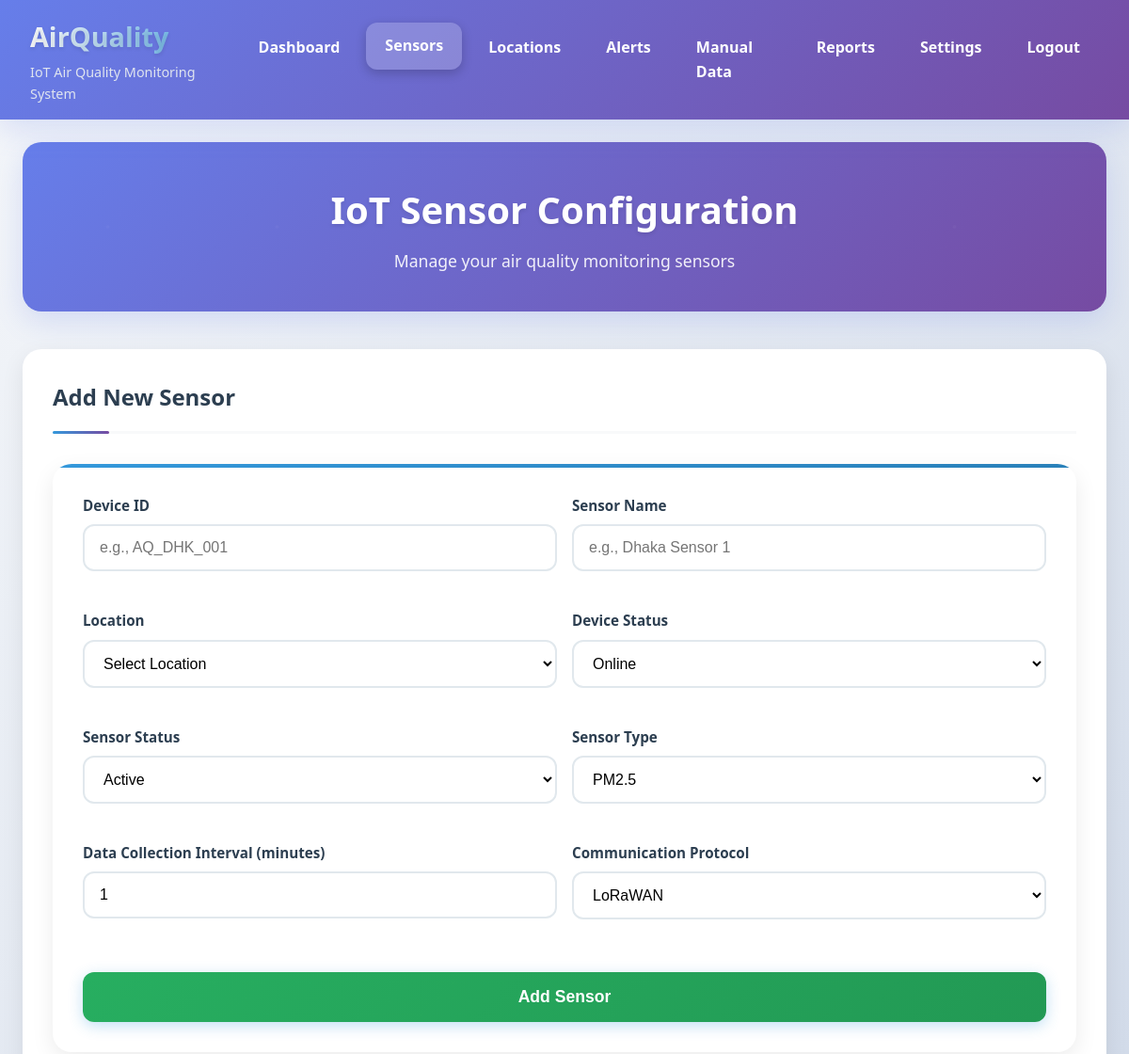
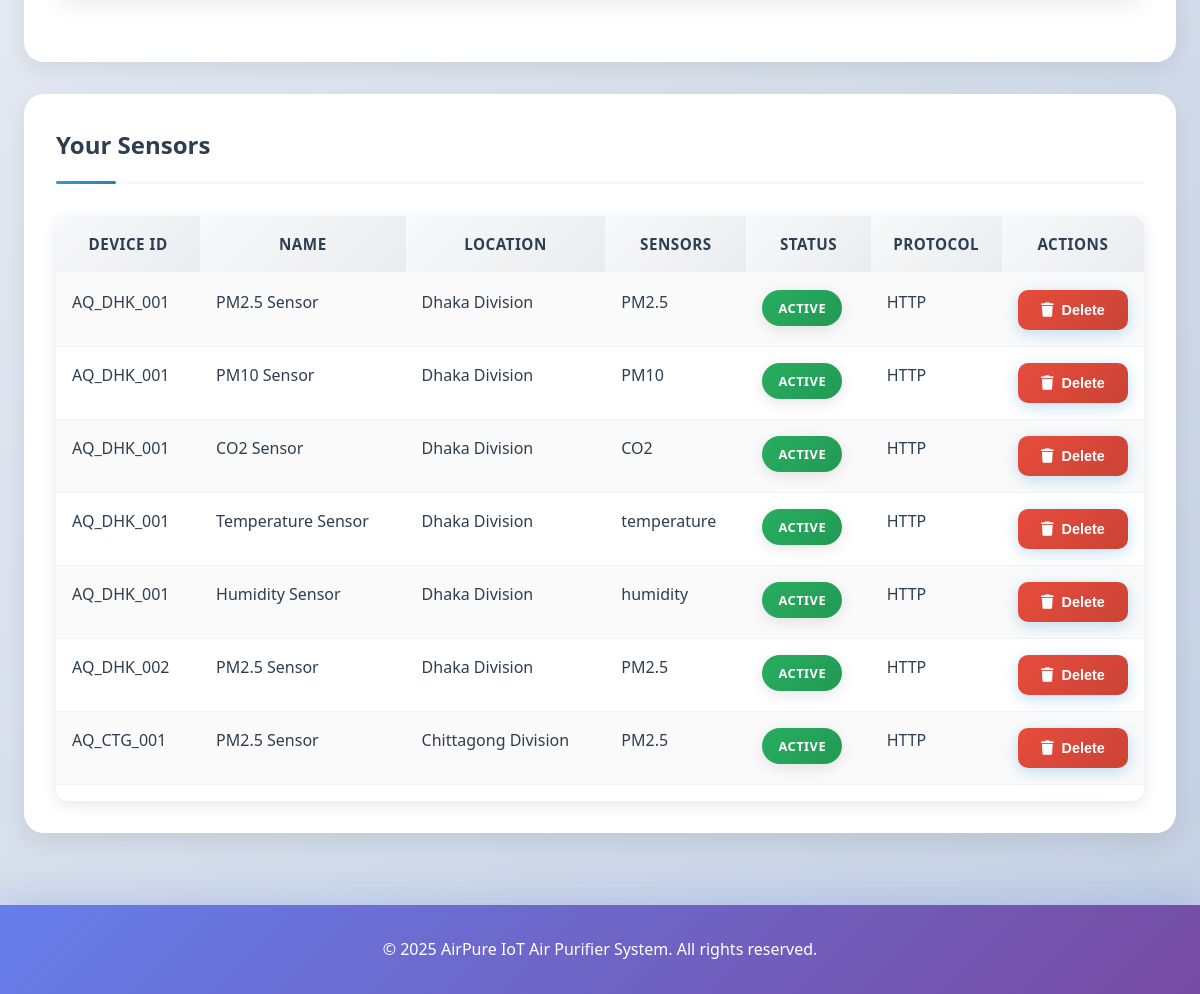
The page /sensors.php (signed in) on the database its author committed (2 pictures, top to bottom).
### tables this page shows
CREATE TABLE IF NOT EXISTS `sensors` (
    `id` int(11) NOT NULL AUTO_INCREMENT,
    `device_id` int(11) NOT NULL,
    `name` varchar(100) NOT NULL,
    `location_id` int(11),
    `sensor_type` enum('PM2.5', 'PM10', 'CO2', 'CO', 'NO2', 'SO2', 'temperature', 'humidity') NOT NULL,
    `unit` varchar(20) NOT NULL,
    `calibration_date` date,
    `next_calibration` date,
    `accuracy` decimal(5, 2),
    `range_min` decimal(10, 4),
    `range_max` decimal(10, 4),
    `interval` int(11) DEFAULT 60,  
    `protocol` varchar(50) DEFAULT 'HTTP',
    `status` enum('active', 'inactive', 'maintenance') DEFAULT 'active',
    `created_at` timestamp DEFAULT CURRENT_TIMESTAMP,
    `updated_at` timestamp DEFAULT CURRENT_TIMESTAMP ON UPDATE CURRENT_TIMESTAMP,
    PRIMARY KEY (`id`),
    INDEX `idx_device_id` (`device_id`),
    INDEX `idx_location_id` (`location_id`),
    INDEX `idx_sensor_type` (`sensor_type`),
    INDEX `idx_status` (`status`),
    FOREIGN KEY (`device_id`) REFERENCES `devices`(`id`) ON DELETE CASCADE,
    FOREIGN KEY (`location_id`) REFERENCES `locations`(`id`) ON DELETE SET NULL
);

CREATE TABLE IF NOT EXISTS `devices` (
    `id` int(11) NOT NULL AUTO_INCREMENT,
    `device_id` varchar(50) NOT NULL UNIQUE,
    `name` varchar(100) NOT NULL,
    `location_id` int(11),
    `location` varchar(100),  
    `status` enum('online', 'offline', 'maintenance') DEFAULT 'offline',
    `device_type` enum('sensor', 'purifier', 'monitor') DEFAULT 'sensor',
    `model` varchar(100),
    `manufacturer` varchar(100),
    `firmware_version` varchar(50),
    `last_active` timestamp NULL,
    `is_active` boolean DEFAULT true,
    `created_at` timestamp DEFAULT CURRENT_TIMESTAMP,
    `updated_at` timestamp DEFAULT CURRENT_TIMESTAMP ON UPDATE CURRENT_TIMESTAMP,
    PRIMARY KEY (`id`),
    INDEX `idx_device_id` (`device_id`),
    INDEX `idx_name` (`name`),
    INDEX `idx_location_id` (`location_id`),
    INDEX `idx_status` (`status`),
    INDEX `idx_device_type` (`device_type`),
    FOREIGN KEY (`location_id`) REFERENCES `locations`(`id`) ON DELETE SET NULL
);

CREATE TABLE IF NOT EXISTS `locations` (
    `id` int(11) NOT NULL AUTO_INCREMENT,
    `name` varchar(100) NOT NULL,
    `type` enum('industrial', 'residential', 'commercial', 'rural') NOT NULL,
    `address` text,
    `latitude` decimal(10, 8),
    `longitude` decimal(11, 8),
    `priority` enum('low', 'medium', 'high') DEFAULT 'medium',
    `radius` decimal(5, 2) DEFAULT 2.0,
    `description` text,
    `considerations` json,
    `is_active` boolean DEFAULT true,
    `created_at` timestamp DEFAULT CURRENT_TIMESTAMP,
    `updated_at` timestamp DEFAULT CURRENT_TIMESTAMP ON UPDATE CURRENT_TIMESTAMP,
    PRIMARY KEY (`id`),
    INDEX `idx_name` (`name`),
    INDEX `idx_type` (`type`),
    INDEX `idx_priority` (`priority`),
    INDEX `idx_coordinates` (`latitude`, `longitude`)
);

### sensors.php (the view, shortened to what this page needs)
<?php
require_once 'includes/header.php';
require_once 'config/database.php';
$stmt = $pdo->query("
    SELECT s.*, d.device_id, d.name as device_name, l.name as location_name
    FROM sensors s
    LEFT JOIN devices d ON s.device_id = d.id
    LEFT JOIN locations l ON s.location_id = l.id
    ORDER BY s.created_at DESC
");
$sensors = $stmt->fetchAll();
?>
<div class="page-header">
    <h1>IoT Sensor Configuration</h1>
    <p>Manage your air quality monitoring sensors</p>
</div>
<div class="page-content">
    <div class="form-section">
        <h2>Add New Sensor</h2>
        <form method="POST" class="card">
            <div class="form-row">
                <div class="form-group">
                    <label for="device_id">Device ID</label>
                    <input type="text" id="device_id" name="device_id" required placeholder="e.g., AQ_DHK_001">
                </div>
                <div class="form-group">
                    <label for="name">Sensor Name</label>
                    <input type="text" id="name" name="name" required placeholder="e.g., Dhaka Sensor 1">
                </div>
            </div>
            <div class="form-row">
                <div class="form-group">
                    <label for="location_id">Location</label>
                    <select id="location_id" name="location_id" required>
                        <option value="">Select Location</option>
                    </select>
                </div>
                <div class="form-group">
                    <label for="device_status">Device Status</label>
                    <select id="device_status" name="device_status" required>
                        <option value="online">Online</option>
                    </select>
                </div>
            </div>
            <div class="form-row">
                <div class="form-group">
                    <label for="sensor_status">Sensor Status</label>
                    <select id="sensor_status" name="sensor_status" required>
                        <option value="active">Active</option>
                    </select>
                </div>
                <div class="form-group">
                    <label for="sensor_type">Sensor Type</label>
                    <select id="sensor_type" name="sensor_type" required>
                        <option value="PM2.5">PM2.5</option>
                    </select>
                </div>
            </div>
            <div class="form-row">
                <div class="form-group">
                    <label for="interval">Data Collection Interval (minutes)</label>
                    <input type="number" id="interval" name="interval" value="1" min="1" max="60">
                </div>
                <div class="form-group">
                    <label for="protocol">Communication Protocol</label>
                    <select id="protocol" name="protocol" required>
                        <option value="LoRaWAN">LoRaWAN</option>
                    </select>
                </div>
            </div>
            <button type="submit" name="add_sensor" class="btn btn-primary">Add Sensor</button>
        </form>
    </div>
    <div class="list-section">
        <h2>Your Sensors</h2>
        <div class="table-responsive">
            <table class="table">
                <thead>
                    <tr>
                        <th>Device ID</th>
                        <th>Name</th>
                        <th>Location</th>
                        <th>Sensors</th>
                        <th>Status</th>
                        <th>Protocol</th>
                        <th>Actions</th>
                    </tr>
                </thead>
                <tbody>
                    <?php foreach ($sensors as $sensor): ?>
                    <tr>
                        <td><?= htmlspecialchars($sensor['device_id'] ?? 'N/A') ?></td>
                        <td><?= htmlspecialchars($sensor['name']) ?></td>
                        <td><?= htmlspecialchars($sensor['location_name'] ?? 'N/A') ?></td>
                        <td><?= htmlspecialchars($sensor['sensor_type']) ?></td>
                        <td>
                            <?php if (!empty($sensor['status'])): ?>
                                <span class="status-badge <?= htmlspecialchars($sensor['status']) ?>">
                                    <?= ucfirst(htmlspecialchars($sensor['status'])) ?>
                                </span>
                            <?php else: ?>
                                <span class="status-badge inactive">No Status</span>
                            <?php endif; ?>
                        </td>
                        <td><?= htmlspecialchars($sensor['protocol'] ?? 'N/A') ?></td>
                        <td>
                            <form method="POST" class="inline-form">
                                <button type="submit" name="delete_sensor" class="btn btn-danger btn-sm" onclick="return confirm('Are you sure you want to delete this sensor?')">
                                    <i class="fas fa-trash"></i> Delete
                                </button>
                            </form>
                        </td>
                    </tr>
                    <?php endforeach; ?>
                </tbody>
            </table>
        </div>
    </div>
</div>
<?php require_once 'includes/footer.php'; ?>

### css/style.css (style rules this page uses)
* { margin: 0; padding: 0; box-sizing: border-box; }
:root { --primary: #2c3e50; --secondary: #3498db; --accent: #e74c3c; --light: #ecf0f1; --dark: #2c3e50; --success: #27ae60; --warning: #f39c12; --danger: #e74c3c; --gray-light: #f8f9fa; --gray: #6c757d; --gray-dark: #343a40; --font-main: 'Segoe UI', Tahoma, Geneva, Verdana, sans-serif; --shadow: 0 4px 6px rgba(0, 0, 0, 0.1); --transition: all 0.3s ease; --gradient-primary: linear-gradient(135deg, #667eea 0%, #764ba2 100%); --gradient-secondary: linear-gradient(135deg, #3498db 0%, #2980b9 100%); --gradient-success: linear-gradient(135deg, #27ae60 0%, #229954 100%); --gradient-warning: linear-gradient(135deg, #f39c12 0%, #d68910 100%); --gradient-danger: linear-gradient(135deg, #e74c3c 0%, #cb4335 100%); }
body { font-family: var(--font-main); line-height: 1.6; color: var(--dark); background: linear-gradient(135deg, #f5f7fa 0%, #c3cfe2 100%); min-height: 100vh; }
.page-header { margin-bottom: 2.5rem; background: var(--gradient-primary); padding: 2.5rem; border-radius: 20px; color: white; box-shadow: 0 10px 30px rgba(102, 126, 234, 0.2); text-align: center; position: relative; overflow: hidden; }
.page-header::before { content: ''; position: absolute; top: 0; left: 0; right: 0; bottom: 0; opacity: 0.3; }
.page-header h1 { color: white; margin-bottom: 0.5rem; font-weight: 800; font-size: 2.5rem; text-shadow: 0 2px 4px rgba(0, 0, 0, 0.1); position: relative; z-index: 1; }
.page-header p { color: rgba(255, 255, 255, 0.9); margin-bottom: 0; font-size: 1.1rem; font-weight: 500; position: relative; z-index: 1; }
.page-content { display: grid; grid-template-columns: 1fr; gap: 2rem; }
.form-section, .list-section { background: white; border-radius: 20px; box-shadow: 0 8px 25px rgba(0, 0, 0, 0.08); padding: 2rem; border: none; transition: all 0.3s ease; }
.form-section h2, .list-section h2 { color: var(--dark); margin-bottom: 2rem; font-weight: 700; padding-bottom: 1rem; border-bottom: 3px solid var(--gray-light); font-size: 1.5rem; position: relative; }
.form-section h2::after, .list-section h2::after { content: ''; position: absolute; bottom: -3px; left: 0; width: 60px; height: 3px; background: var(--gradient-secondary); border-radius: 2px; }
.card { background: white; border-radius: 20px; box-shadow: 0 8px 25px rgba(0, 0, 0, 0.08); padding: 2rem; margin-bottom: 2rem; transition: all 0.4s cubic-bezier(0.175, 0.885, 0.32, 1.275); border: none; position: relative; overflow: hidden; }
.card::before { content: ''; position: absolute; top: 0; left: 0; right: 0; height: 4px; background: var(--gradient-secondary); }
.form-row { display: grid; grid-template-columns: 1fr 1fr; gap: 1rem; margin-bottom: 1rem; }
.form-group { margin-bottom: 1.5rem; }
.form-group label { display: block; margin-bottom: 0.5rem; font-weight: 600; color: var(--dark); font-size: 0.95rem; }
.btn { display: inline-block; font-weight: 600; text-align: center; vertical-align: middle; cursor: pointer; background: var(--gradient-secondary); color: white; border: none; padding: 0.875rem 1.5rem; font-size: 1rem; border-radius: 12px; transition: all 0.3s cubic-bezier(0.175, 0.885, 0.32, 1.275); text-decoration: none; box-shadow: 0 4px 15px rgba(52, 152, 219, 0.3); }
.btn-primary { background: var(--gradient-secondary); }
.btn-danger { background: var(--gradient-danger); }
.btn-sm { padding: 0.625rem 1.25rem; font-size: 0.9rem; }
.table { width: 100%; margin-bottom: 1rem; color: var(--dark); border-collapse: separate; border-spacing: 0; }
.table th, .table td { padding: 1rem; vertical-align: top; border-bottom: 1px solid #f1f3f4; }
.table thead th { vertical-align: bottom; border-bottom: 2px solid var(--gray-light); background: linear-gradient(135deg, #f8f9fa 0%, #e9ecef 100%); font-weight: 700; font-size: 0.95rem; text-transform: uppercase; letter-spacing: 0.5px; color: var(--dark); }
.table tbody tr { transition: all 0.2s ease; }
.table tbody tr:nth-of-type(odd) { background-color: rgba(0, 0, 0, 0.02); }
.table-responsive { overflow-x: auto; border-radius: 12px; box-shadow: 0 4px 15px rgba(0, 0, 0, 0.1); }
.status-badge { padding: 0.5rem 1rem; border-radius: 50px; font-size: 0.8rem; font-weight: 600; display: inline-block; text-transform: uppercase; letter-spacing: 0.5px; box-shadow: 0 4px 15px rgba(0, 0, 0, 0.1); }
.status-badge.active { background: var(--gradient-success); color: white; }
.inline-form { display: inline; }
@media (max-width: 1200px) { .page-content { gap: 1.5rem; } }

### rows shown on the page
sensors: device.device_id "AQ_DHK_001", name "PM2.5 Sensor", location.name "Dhaka Division", sensor_type "PM2.5", status "ACTIVE", protocol "HTTP"
sensors: device.device_id "AQ_DHK_001", name "PM10 Sensor", location.name "Dhaka Division", sensor_type "PM10", status "ACTIVE", protocol "HTTP"
sensors: device.device_id "AQ_DHK_001", name "CO2 Sensor", location.name "Dhaka Division", sensor_type "CO2", status "ACTIVE", protocol "HTTP"
sensors: device.device_id "AQ_DHK_001", name "Temperature Sensor", location.name "Dhaka Division", sensor_type "temperature", status "ACTIVE", protocol "HTTP"
sensors: device.device_id "AQ_DHK_001", name "Humidity Sensor", location.name "Dhaka Division", sensor_type "humidity", status "ACTIVE", protocol "HTTP"
sensors: device.device_id "AQ_DHK_002", name "PM2.5 Sensor", location.name "Dhaka Division", sensor_type "PM2.5", status "ACTIVE", protocol "HTTP"
sensors: device.device_id "AQ_CTG_001", name "PM2.5 Sensor", location.name "Chittagong Division", sensor_type "PM2.5", status "ACTIVE", protocol "HTTP"

### other values the page prints
$name "Dashboard"
$name "Sensors"
$name "Locations"
$name "Alerts"
$name "Manual Data"
$name "Reports"
$name "Settings"
